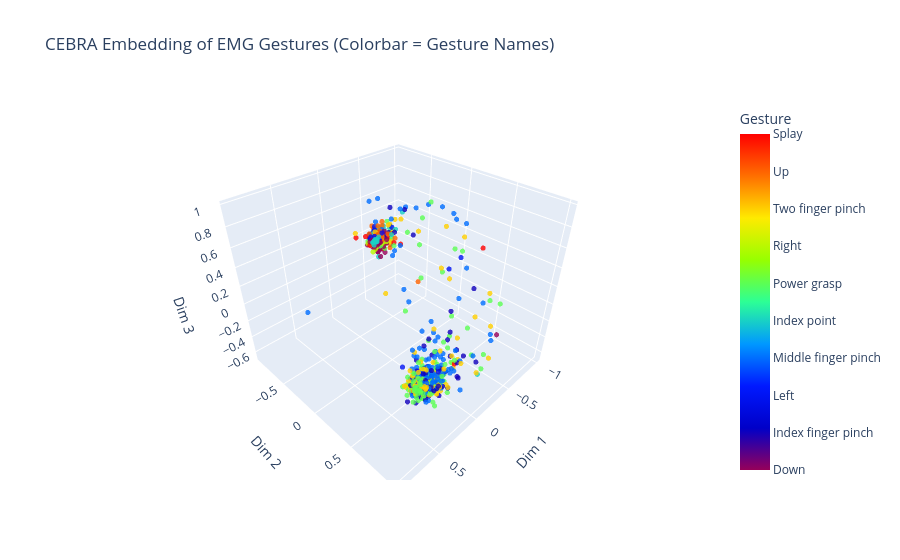

Notebook source saved alongside this figure:
### Code cell
# Convert y_cebra labels to actual label names
label_map = get_label_mapping()
gesture_names = np.vectorize(label_map.get)(y_cebra)

# Unpack embedding into x, y, z
x, y, z = embeddings[:, 0], embeddings[:, 1], embeddings[:, 2]

# Create a 3D Scatter Plot with Colorbar for gesture names

import numpy as np
import plotly.graph_objects as go

fig = go.Figure(data=[
    go.Scatter3d(
        x=x,
        y=y,
        z=z,
        mode='markers',
        marker=dict(
            size=3,
            color=y_cebra,  # numeric labels for color
            colorscale='Rainbow',
            colorbar=dict(
                title="Gesture",
                tickvals=list(label_map.keys()),
                ticktext=list(label_map.values())
            ),
            opacity=0.8
        ),
        text=gesture_names,  
        hoverinfo='text'
    )
])

fig.update_layout(
    title="CEBRA Embedding of EMG Gestures (Colorbar = Gesture Names)",
    scene=dict(
        xaxis_title='Dim 1',
        yaxis_title='Dim 2',
        zaxis_title='Dim 3'
    )
)

fig.show()

### Figure 1 — Plotly figure (JSON) as saved in the notebook; plotly's stock layout.template omitted (floating-point values rounded to 4 significant figures; data arrays with more than 128 entries replaced by an {"elided": "..."} marker saying what was removed)
{"data": [{"hoverinfo": "text", "marker": {"color": {"elided": "5040 int values"}, "colorbar": {"ticktext": ["Down", "Index finger pinch", "Left", "Middle finger pinch", "Index point", "Power grasp", "Right", "Two finger pinch", "Up", "Splay"], "tickvals": [1, 2, 3, 4, 5, 6, 7, 8, 9, 10], "title": {"text": "Gesture"}}, "colorscale": [[0, "rgb(150,0,90)"], [0.125, "rgb(0,0,200)"], [0.25, "rgb(0,25,255)"], [0.375, "rgb(0,152,255)"], [0.5, "rgb(44,255,150)"], [0.625, "rgb(151,255,0)"], [0.75, "rgb(255,234,0)"], [0.875, "rgb(255,111,0)"], [1, "rgb(255,0,0)"]], "opacity": 0.8, "size": 3}, "mode": "markers", "text": {"elided": "5040 str values"}, "type": "scatter3d", "x": {"elided": "5040 float values"}, "y": {"elided": "5040 float values"}, "z": {"elided": "5040 float values"}}], "layout": {"scene": {"xaxis": {"title": {"text": "Dim 1"}}, "yaxis": {"title": {"text": "Dim 2"}}, "zaxis": {"title": {"text": "Dim 3"}}}, "title": {"text": "CEBRA Embedding of EMG Gestures (Colorbar = Gesture Names)"}}}
